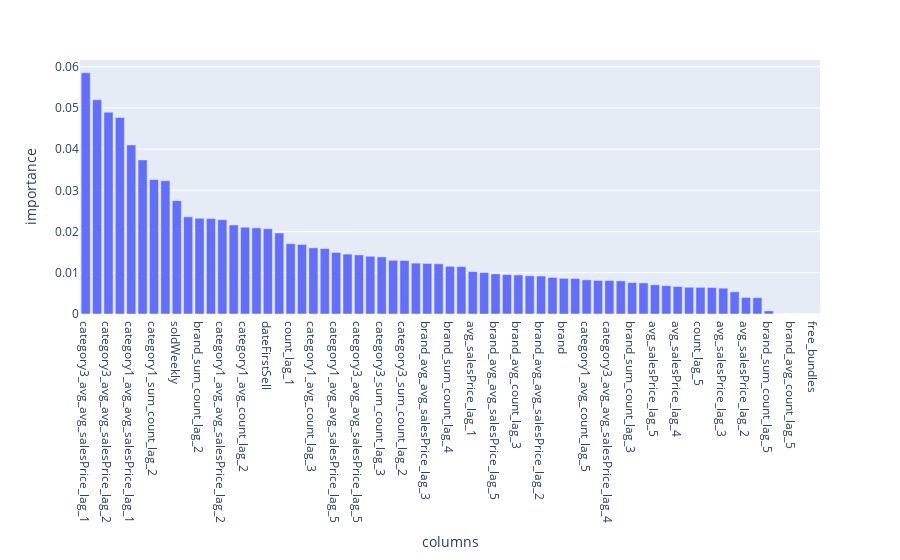

Here is the notebook cell this chart was saved with:
### Code cell
import plotly_express as px
columns = X_train.columns
feature_importances = pd.DataFrame({'columns': columns,'importance':model.feature_importances_})
feature_importances = feature_importances.sort_values(by='importance',ascending=False)
px.bar(feature_importances,x='columns',y='importance')

### Figure 1 — Plotly figure (JSON) as saved in the notebook; plotly's stock layout.template omitted (floating-point values rounded to 4 significant figures)
{"data": [{"alignmentgroup": "True", "hovertemplate": "columns=%{x}<br>importance=%{y}<extra></extra>", "legendgroup": "", "marker": {"color": "#636efa"}, "name": "", "offsetgroup": "", "orientation": "v", "showlegend": false, "textposition": "auto", "type": "bar", "x": ["category3_avg_avg_salesPrice_lag_1", "bundles", "category3_avg_avg_salesPrice_lag_2", "category1_sum_count_lag_1", "category1_avg_avg_salesPrice_lag_1", "category1_avg_count_lag_1", "category1_sum_count_lag_2", "category3", "soldWeekly", "category3_sum_count_lag_1", "brand_sum_count_lag_2", "customerRating", "category1_avg_avg_salesPrice_lag_2", "brand_sum_count_lag_1", "category1_avg_count_lag_2", "category3_avg_count_lag_2", "dateFirstSell", "recentlySold", "count_lag_1", "brand_avg_count_lag_1", "category1_avg_count_lag_3", "category1_avg_avg_salesPrice_lag_4", "category1_avg_avg_salesPrice_lag_5", "category1", "category3_avg_avg_salesPrice_lag_5", "category1_sum_count_lag_4", "category3_sum_count_lag_3", "category3_avg_count_lag_1", "category3_sum_count_lag_2", "brand_avg_count_lag_2", "brand_avg_avg_salesPrice_lag_3", "category1_sum_count_lag_3", "brand_sum_count_lag_4", "manufacturer", "avg_salesPrice_lag_1", "category1_sum_count_lag_5", "brand_avg_avg_salesPrice_lag_5", "category3_sum_count_lag_5", "brand_avg_count_lag_3", "category3_avg_count_lag_3", "brand_avg_avg_salesPrice_lag_2", "category3_sum_count_lag_4", "brand", "brand_avg_avg_salesPrice_lag_1", "category1_avg_count_lag_5", "category1_avg_avg_salesPrice_lag_3", "category3_avg_avg_salesPrice_lag_4", "count_lag_3", "brand_sum_count_lag_3", "count_lag_2", "avg_salesPrice_lag_5", "count_lag_4", "avg_salesPrice_lag_4", "category3_avg_avg_salesPrice_lag_3", "count_lag_5", "brand_avg_avg_salesPrice_lag_4", "avg_salesPrice_lag_3", "category3_avg_count_lag_5", "avg_salesPrice_lag_2", "brand_avg_count_lag_4", "brand_sum_count_lag_5", "category1_avg_count_lag_4", "brand_avg_count_lag_5", "category3_avg_count_lag_4", "free_bundles"], "xaxis": "x", "y": [0.05855, 0.05199, 0.04895, 0.04766, 0.04101, 0.03738, 0.03264, 0.03233, 0.0275, 0.02357, 0.02322, 0.02315, 0.02288, 0.0216, 0.02105, 0.0209, 0.02068, 0.01965, 0.01706, 0.01686, 0.01605, 0.01587, 0.01494, 0.01453, 0.01433, 0.01401, 0.01385, 0.01302, 0.01298, 0.01235, 0.01226, 0.01217, 0.01157, 0.01149, 0.0103, 0.01005, 0.009738, 0.009561, 0.009476, 0.009273, 0.009216, 0.008872, 0.008657, 0.008604, 0.008295, 0.008137, 0.008137, 0.008041, 0.007614, 0.00754, 0.007096, 0.006883, 0.006663, 0.006489, 0.006473, 0.006433, 0.006261, 0.005383, 0.004022, 0.00397, 0.000756, 0, 0, 0, 0], "yaxis": "y"}], "layout": {"barmode": "relative", "legend": {"tracegroupgap": 0}, "margin": {"t": 60}, "xaxis": {"anchor": "y", "domain": [0, 1], "title": {"text": "columns"}}, "yaxis": {"anchor": "x", "domain": [0, 1], "title": {"text": "importance"}}}}
